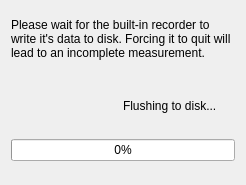
<?xml version="1.0" encoding="UTF-8"?>
<ui version="4.0">
 <class>WaitForLocalRecorderDialog</class>
 <widget class="QDialog" name="WaitForLocalRecorderDialog">
  <property name="geometry">
   <rect>
    <x>0</x>
    <y>0</y>
    <width>246</width>
    <height>185</height>
   </rect>
  </property>
  <property name="windowTitle">
   <string>Waiting for local recorder</string>
  </property>
  <layout class="QVBoxLayout" name="verticalLayout">
   <item>
    <widget class="QLabel" name="description_label">
     <property name="text">
      <string>Please wait for the built-in recorder to write it's data to disk. Forcing it to quit will lead to an incomplete measurement.</string>
     </property>
     <property name="wordWrap">
      <bool>true</bool>
     </property>
    </widget>
   </item>
   <item>
    <spacer name="verticalSpacer">
     <property name="orientation">
      <enum>Qt::Vertical</enum>
     </property>
    </spacer>
   </item>
   <item>
    <layout class="QHBoxLayout" name="horizontalLayout">
     <item>
      <widget class="QLabel" name="icon_label">
       <property name="text">
        <string/>
       </property>
      </widget>
     </item>
     <item>
      <widget class="QLabel" name="flushing_to_disk_label">
       <property name="text">
        <string>Flushing to disk...</string>
       </property>
      </widget>
     </item>
     <item>
      <spacer name="horizontalSpacer">
       <property name="orientation">
        <enum>Qt::Horizontal</enum>
       </property>
      </spacer>
     </item>
    </layout>
   </item>
   <item>
    <widget class="QProgressBar" name="progress_bar">
     <property name="value">
      <number>0</number>
     </property>
    </widget>
   </item>
   <item>
    <spacer name="verticalSpacer_2">
     <property name="orientation">
      <enum>Qt::Vertical</enum>
     </property>
    </spacer>
   </item>
   <item>
    <widget class="QDialogButtonBox" name="button_box">
     <property name="orientation">
      <enum>Qt::Horizontal</enum>
     </property>
    </widget>
   </item>
  </layout>
 </widget>
 <resources>
  <include location="../../../../../iconset/ecalicons.qrc"/>
 </resources>
 <connections>
  <connection>
   <sender>button_box</sender>
   <signal>accepted()</signal>
   <receiver>WaitForLocalRecorderDialog</receiver>
   <slot>accept()</slot>
   <hints>
    <hint type="sourcelabel">
     <x>248</x>
     <y>254</y>
    </hint>
    <hint type="destinationlabel">
     <x>157</x>
     <y>274</y>
    </hint>
   </hints>
  </connection>
  <connection>
   <sender>button_box</sender>
   <signal>rejected()</signal>
   <receiver>WaitForLocalRecorderDialog</receiver>
   <slot>reject()</slot>
   <hints>
    <hint type="sourcelabel">
     <x>316</x>
     <y>260</y>
    </hint>
    <hint type="destinationlabel">
     <x>286</x>
     <y>274</y>
    </hint>
   </hints>
  </connection>
 </connections>
</ui>
